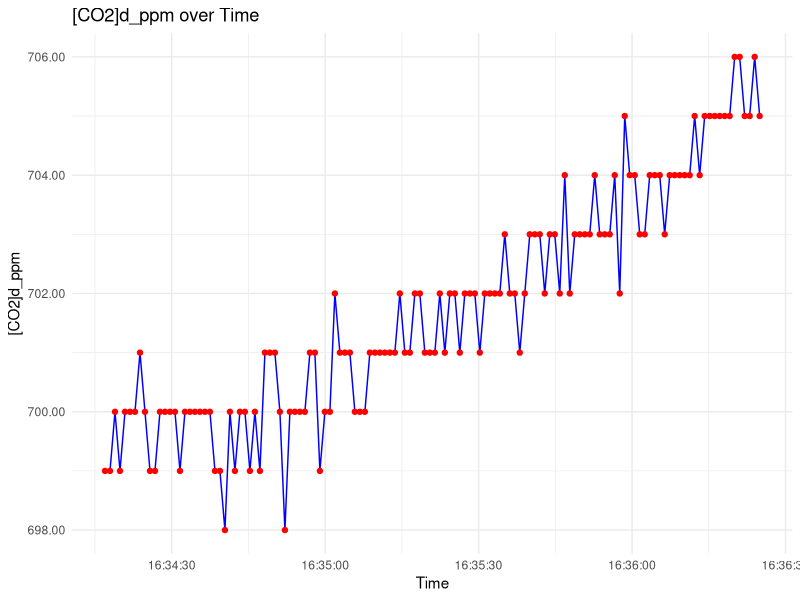
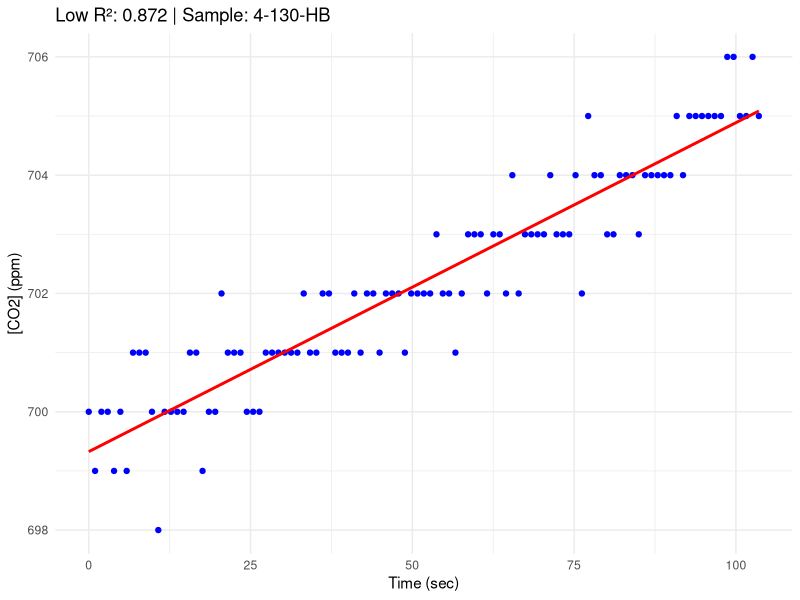
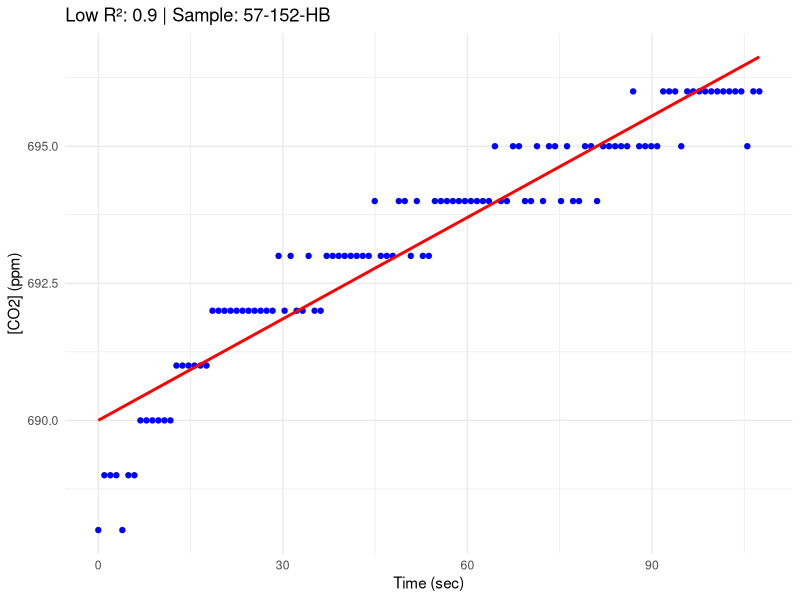
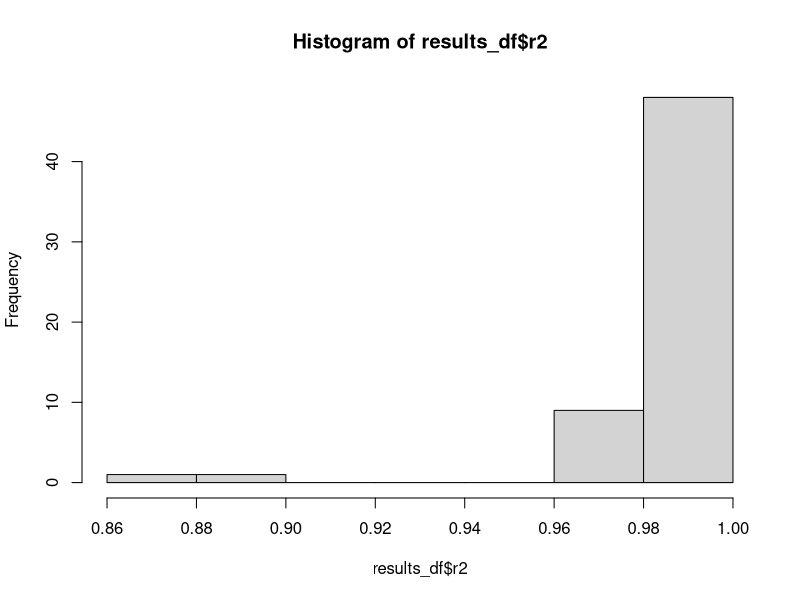
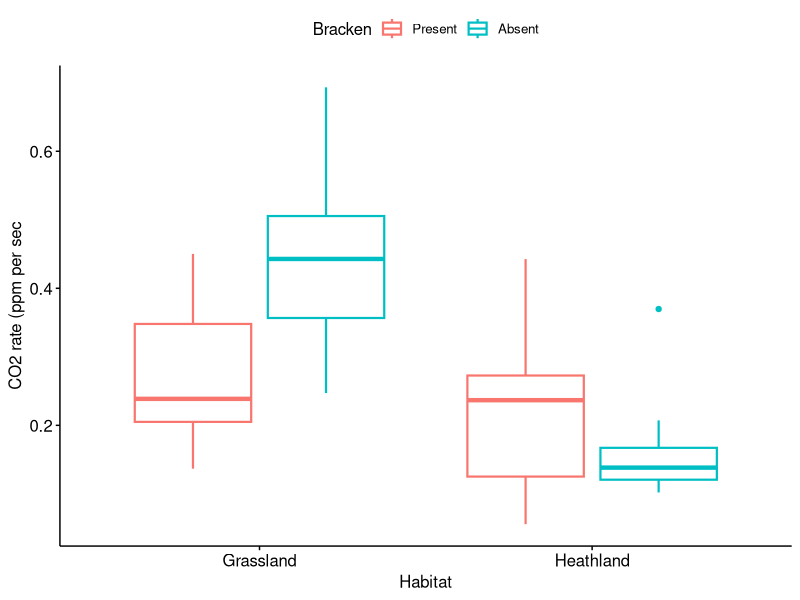
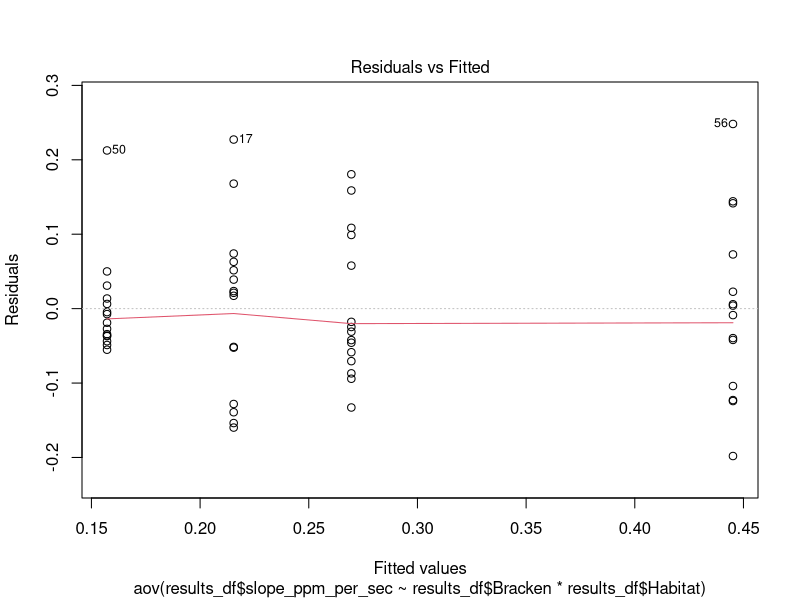
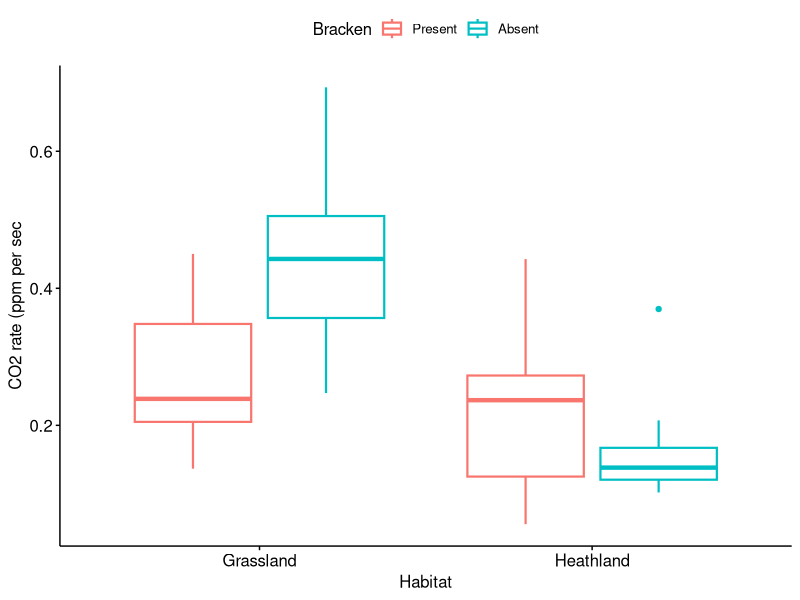

Here is the R script that generated these plots, in order: (Note: this script raises an error after producing the figures.)
# Load libraries
library(tidyverse)
library(here)
library(ggplot2)
library(lubridate)
library(ggpubr)
library(multcompView) #for significant difference letters

#### trial code ----


flux_data <- readr::read_delim(
  here::here("Data", "Gas Flux Measurements", "gas-flux-29-09-2025.csv"))

# Convert Time to POSIXct with milliseconds
flux_data <- flux_data %>%
  mutate(Time = as.POSIXct(Time, format = "%H:%M:%OS", tz = "UTC"))

start_time <- as.POSIXct("16:34:16.000", format = "%H:%M:%OS", tz = "UTC")
end_time   <- as.POSIXct("16:36:25.000", format = "%H:%M:%OS", tz = "UTC")

filtered_data <- flux_data %>%
  filter(Time >= start_time & Time <= end_time) 


ggplot(filtered_data, aes(x = Time, y = `[CO2]d_ppm`, group = 1)) +
  geom_line(color = "blue") +
  geom_point(color = "red", size = 1.5) +
  labs(
    title = "[CO2]d_ppm over Time",
    x = "Time",
    y = "[CO2]d_ppm"
  ) +
  scale_y_continuous(labels = scales::number_format(accuracy = 0.01)) +
  theme_minimal()

#### Linear regression to extract gradient ----

# Create numeric Time in seconds since start of measurement
filtered_data <- filtered_data %>%
  mutate(Time_sec = as.numeric(Time - min(Time)))
#run linear regression
model <- lm(`[CO2]d_ppm` ~ Time_sec, data = filtered_data)
#the gradient of the slope (units ppm per second)
summary(model)$coefficients["Time_sec", "Estimate"]

#### Analyse flux data based on time segments - CO2 - 29-09-2025 ----

library(tidyverse)
library(lubridate)

# --- Load flux data ---
flux_data <- readr::read_delim(
  here::here("Data", "Gas Flux Measurements", "gas-flux-29-09-2025.csv"))

#remove commas from time row
flux_data$Time <- gsub(",", "", flux_data$Time)

# Combine Date and Time safely (for dd/mm/yyyy format with fractional seconds)
flux_data <- flux_data %>%
  mutate(
    DateTime = as.POSIXct(paste(Date, Time), format = "%d/%m/%Y %H:%M:%OS", tz = "UTC")
  )
# --- Load time ranges with sample IDs ---
time_ranges <- readr::read_delim(
  here::here("Data", "Gas Flux Measurements", "measurement-times-29-09-2025.csv"))

# Combine Date + start_time and Date + end_time into POSIXct
# (Assuming the Date column matches the start/end times)
time_ranges <- time_ranges %>%
  mutate(
    start_datetime = as.POSIXct(paste(Date, Start), format = "%d/%m/%Y %H:%M:%OS", tz = "UTC"),
    end_datetime   = as.POSIXct(paste(Date, End),   format = "%d/%m/%Y %H:%M:%OS", tz = "UTC")
  )

#add one minute to the start time so see if that improves r2
time_ranges$start_datetime <- time_ranges$start_datetime + 25

# --- Initialize list to store regression results ---
results_list <- list()

# --- Loop through each time range ---
for (i in 1:nrow(time_ranges)) {
  sample_id <- time_ranges$Mesocosm[i]
  start_dt <- time_ranges$start_datetime[i]
  end_dt <- time_ranges$end_datetime[i]
  
  # Subset flux data for this time window
  data_chunk <- flux_data %>%
    filter(DateTime >= start_dt & DateTime <= end_dt) %>%
    mutate(Time_sec = as.numeric(DateTime - min(DateTime)))  # time relative to chunk start
  
  # Only run regression if enough data
  if (nrow(data_chunk) >= 2) {
    model <- lm(`[CO2]d_ppm` ~ Time_sec, data = data_chunk)
    slope <- coef(model)[["Time_sec"]]
    r_squared <- summary(model)$r.squared
    
    # Show plot if R^2 < 0.9
    if (r_squared < 0.9) {
      p <- ggplot(data_chunk, aes(x = Time_sec, y = `[CO2]d_ppm`)) +
        geom_point(color = "blue") +
        geom_smooth(method = "lm", se = FALSE, color = "red") +
        labs(
          title = paste("Low R²:", round(r_squared, 3), "| Sample:", sample_id),
          x = "Time (sec)",
          y = "[CO2] (ppm)"
        ) +
        theme_minimal()
      
      print(p)  # Important in non-interactive environments
    }
  } else {
    slope <- NA
    r_squared <- NA
  }
  

  
  # Store the result
  results_list[[i]] <- tibble(
    sample_id = sample_id,
    start_time = start_dt,
    end_time = end_dt,
    slope_ppm_per_sec = slope,
    r2 = r_squared
  )
}

# --- Combine results into one data frame ---
results_df <- bind_rows(results_list)


# --- View or export ---
print(results_df)

#see spread of r2 values
hist(results_df$r2)

#append environmental factors 
factors <- readr::read_delim(
  here::here("Data", "Gas Flux Measurements", "mesocosm_id_factors.csv"))

# Left join to keep all rows from results_df and add matching Habitat and Vegetation
results_df <- results_df %>%
  left_join(factors, by = "sample_id")


#reorder the sites so they show up on the plot from west (LHS) to east (RHS)
results_df$Bracken <- factor(results_df$Bracken, levels = c("Present", "Absent"))
#reorder the habitats so they appear in the specified order
results_df$Habitat <- factor(results_df$Habitat, levels = c("Grassland", "Heathland"))

#boxplot the data. Use aes() with backticks (``) so avoid an error with our column name
co2_bxp <- ggboxplot(results_df, x = "Habitat", aes(y = `slope_ppm_per_sec`), color = "Bracken", lwd = 0.75)  + 
  labs(x = "Habitat",
       y = "CO2 rate (ppm per sec") + theme(
         # Remove panel border
         panel.border = element_blank(),  
         # Remove panel grid lines
         panel.grid.major = element_blank(),
         panel.grid.minor = element_blank(),
         # Remove panel background
         panel.background = element_blank(),
         # Add axis line
         axis.line = element_line(colour = "black", linewidth = 0.5),
         #change colour and thickness of axis ticks
         axis.ticks = element_line(colour = "black", linewidth = 0.5),
         #change axis labels colour
         axis.title.x = element_text(colour = "black"),
         axis.title.y = element_text(colour = "black"),
         #change tick labels colour
         axis.text.x = element_text(colour = "black"),
         axis.text.y = element_text(colour = "black"),
       ) 

show(co2_bxp)  
#save our plot
ggsave(path = "Figures", paste0(Sys.Date(), "_co2-ppm-per-sec.svg"), width = 10, height= 5, co2_bxp)

#Type 1 two-way anova using data from all sites
anova <- aov(results_df$slope_ppm_per_sec ~ results_df$Bracken*results_df$Habitat)
#check homogeneity of variance
plot(anova, 1)
#levene test.  if p value < 0.05, there is evidence to suggest that the variance across groups is statistically significantly different.
leveneTest(d$pH ~ d$Vegetation*d$Site)
#check normality.  
plot(anova, 2)
#conduct shapiro-wilk test on ANOVA residuals to test for normality
#extract the residuals
aov_residuals <- residuals(object = anova)
#run shapiro-wilk test.  if p > 0.05 the data is normal
shapiro.test(x = aov_residuals)

summary(anova)
#tukey's test to identify significant interactions
tukey <- TukeyHSD(anova)
#print(tukey)
#compact letter display
cld <- multcompLetters4(anova, tukey)
print(cld)



- # Optional: write to CSV
# write_csv(results_df, "co2_slopes_output.csv")


  

#### Analyse flux data based on time segments - CH4 - 29-09-2025 ----

library(tidyverse)
library(lubridate)

# --- Load flux data ---
flux_data <- readr::read_delim(
  here::here("Data", "Gas Flux Measurements", "gas-flux-29-09-2025.csv"))

#remove commas from time row
flux_data$Time <- gsub(",", "", flux_data$Time)

# Combine Date and Time safely (for dd/mm/yyyy format with fractional seconds)
flux_data <- flux_data %>%
  mutate(
    DateTime = as.POSIXct(paste(Date, Time), format = "%d/%m/%Y %H:%M:%OS", tz = "UTC")
  )


# --- Load time ranges with sample IDs ---
time_ranges <- readr::read_delim(
  here::here("Data", "Gas Flux Measurements", "measurement-times-29-09-2025.csv"))

# Combine Date + start_time and Date + end_time into POSIXct
# (Assuming the Date column matches the start/end times)
time_ranges <- time_ranges %>%
  mutate(
    start_datetime = as.POSIXct(paste(Date, Start), format = "%d/%m/%Y %H:%M:%OS", tz = "UTC"),
    end_datetime   = as.POSIXct(paste(Date, End),   format = "%d/%m/%Y %H:%M:%OS", tz = "UTC")
  )

#add one minute to the start time so see if that improves r2
#time_ranges$start_datetime <- time_ranges$start_datetime + 60


# --- Initialize list to store regression results ---
results_list <- list()

# --- Loop through each time range ---
for (i in 1:nrow(time_ranges)) {
  sample_id <- time_ranges$Mesocosm[i]
  start_dt <- time_ranges$start_datetime[i]
  end_dt <- time_ranges$end_datetime[i]
  
  # Subset flux data for this time window
  data_chunk <- flux_data %>%
    filter(DateTime >= start_dt & DateTime <= end_dt) %>%
    mutate(Time_sec = as.numeric(DateTime - min(DateTime)))  # time relative to chunk start
  
  # Only run regression if enough data
#  if (nrow(data_chunk) >= 2) {
 #   model <- lm(`[CH4]d_ppm` ~ Time_sec, data = data_chunk)
  #  slope <- coef(model)[["Time_sec"]]
   # r_squared <- summary(model)$r.squared
#  } else {
 #   slope <- NA
  #  r_squared <- NA
  #}
  # Only run regression if enough data
  if (nrow(data_chunk) >= 2) {
    model <- lm(`[CH4]d_ppm` ~ Time_sec, data = data_chunk)
    slope <- coef(model)[["Time_sec"]]
    r_squared <- summary(model)$r.squared
    
    # Show plot if R^2 < 0.9
    if (r_squared < 0.9) {
      p <- ggplot(data_chunk, aes(x = Time_sec, y = `[CH4]d_ppm`)) +
        geom_point(color = "blue") +
        geom_smooth(method = "lm", se = FALSE, color = "red") +
        labs(
          title = paste("Low R²:", round(r_squared, 3), "| Sample:", sample_id),
          x = "Time (sec)",
          y = "[CH4] (ppm)"
        ) +
        theme_minimal()
      
      print(p)  # Important in non-interactive environments
    }
  } else {
    slope <- NA
    r_squared <- NA
  }
  
  
  
  #show the plot if r2 < 0.9

  # Store the result
  results_list[[i]] <- tibble(
    sample_id = sample_id,
    start_time = start_dt,
    end_time = end_dt,
    slope_ppm_per_sec = slope,
    r2 = r_squared
  )
}

# --- Combine results into one data frame ---
results_df <- bind_rows(results_list)

# --- View or export ---
print(results_df)
hist(results_df$r2)

#append environmental factors 
factors <- readr::read_delim(
  here::here("Data", "Gas Flux Measurements", "mesocosm_id_factors.csv"))

# Left join to keep all rows from results_df and add matching Habitat and Vegetation
results_df <- results_df %>%
  left_join(factors, by = "sample_id")


#reorder the sites so they show up on the plot from west (LHS) to east (RHS)
results_df$Bracken <- factor(results_df$Bracken, levels = c("Present", "Absent"))
#reorder the habitats so they appear in the specified order
results_df$Habitat <- factor(results_df$Habitat, levels = c("Grassland", "Heathland"))

#boxplot the data. Use aes() with backticks (``) so avoid an error with our column name
ch4_bxp <- ggboxplot(results_df, x = "Habitat", aes(y = `slope_ppm_per_sec`), color = "Bracken", lwd = 0.75)  + 
  labs(x = "Habitat",
       y = "CH4 rate (ppm per sec") + theme(
         # Remove panel border
         panel.border = element_blank(),  
         # Remove panel grid lines
         panel.grid.major = element_blank(),
         panel.grid.minor = element_blank(),
         # Remove panel background
         panel.background = element_blank(),
         # Add axis line
         axis.line = element_line(colour = "black", linewidth = 0.5),
         #change colour and thickness of axis ticks
         axis.ticks = element_line(colour = "black", linewidth = 0.5),
         #change axis labels colour
         axis.title.x = element_text(colour = "black"),
         axis.title.y = element_text(colour = "black"),
         #change tick labels colour
         axis.text.x = element_text(colour = "black"),
         axis.text.y = element_text(colour = "black"),
       ) 

show(ch4_bxp)  
#save our plot
ggsave(path = "Figures", paste0(Sys.Date(), "_ch4-ppm-per-sec.svg"), width = 10, height= 5, ch4_bxp)

#Type 1 two-way anova using data from all sites
anova <- aov(results_df$slope_ppm_per_sec ~ results_df$Bracken*results_df$Habitat)
#check homogeneity of variance
plot(anova, 1)
#levene test.  if p value < 0.05, there is evidence to suggest that the variance across groups is statistically significantly different.
leveneTest(d$pH ~ d$Vegetation*d$Site)
#check normality.  
plot(anova, 2)
#conduct shapiro-wilk test on ANOVA residuals to test for normality
#extract the residuals
aov_residuals <- residuals(object = anova)
#run shapiro-wilk test.  if p > 0.05 the data is normal
shapiro.test(x = aov_residuals)

summary(anova)
#tukey's test to identify significant interactions
tukey <- TukeyHSD(anova)
#print(tukey)
#compact letter display
cld <- multcompLetters4(anova, tukey)
print(cld)



# Optional: write to CSV
# write_csv(results_df, "co2_slopes_output.csv")
